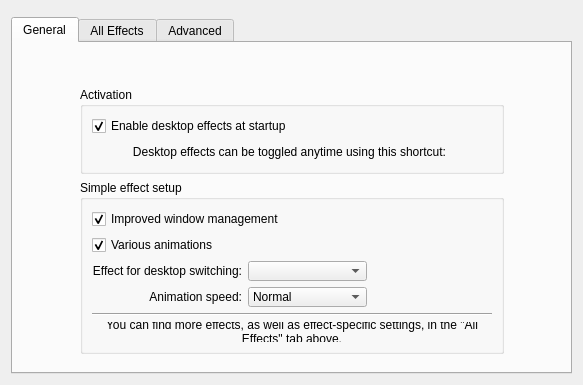
<?xml version="1.0" encoding="UTF-8"?>
<ui version="4.0">
 <class>KWinCompositingConfig</class>
 <widget class="QWidget" name="KWinCompositingConfig">
  <property name="geometry">
   <rect>
    <x>0</x>
    <y>0</y>
    <width>583</width>
    <height>367</height>
   </rect>
  </property>
  <layout class="QVBoxLayout" name="verticalLayout_4">
   <item>
    <widget class="KMessageWidget" name="messageBox">
     <property name="frameShape">
      <enum>QFrame::StyledPanel</enum>
     </property>
     <property name="frameShadow">
      <enum>QFrame::Raised</enum>
     </property>
    </widget>
   </item>
   <item>
    <widget class="QTabWidget" name="tabWidget">
     <property name="currentIndex">
      <number>0</number>
     </property>
     <widget class="QWidget" name="tab">
      <attribute name="title">
       <string>General</string>
      </attribute>
      <layout class="QVBoxLayout" name="verticalLayout_2">
       <item>
        <layout class="QHBoxLayout" name="horizontalLayout_4">
         <item>
          <spacer name="horizontalSpacer_9">
           <property name="orientation">
            <enum>Qt::Horizontal</enum>
           </property>
           <property name="sizeHint" stdset="0">
            <size>
             <width>40</width>
             <height>20</height>
            </size>
           </property>
          </spacer>
         </item>
         <item>
          <widget class="KTitleWidget" name="statusTitleWidget">
           <property name="sizePolicy">
            <sizepolicy hsizetype="Preferred" vsizetype="Preferred">
             <horstretch>0</horstretch>
             <verstretch>0</verstretch>
            </sizepolicy>
           </property>
           <property name="minimumSize">
            <size>
             <width>0</width>
             <height>0</height>
            </size>
           </property>
          </widget>
         </item>
         <item>
          <spacer name="horizontalSpacer_8">
           <property name="orientation">
            <enum>Qt::Horizontal</enum>
           </property>
           <property name="sizeHint" stdset="0">
            <size>
             <width>40</width>
             <height>20</height>
            </size>
           </property>
          </spacer>
         </item>
        </layout>
       </item>
       <item>
        <layout class="QHBoxLayout" name="horizontalLayout_2">
         <property name="spacing">
          <number>0</number>
         </property>
         <item>
          <spacer name="horizontalSpacer_6">
           <property name="orientation">
            <enum>Qt::Horizontal</enum>
           </property>
           <property name="sizeHint" stdset="0">
            <size>
             <width>40</width>
             <height>20</height>
            </size>
           </property>
          </spacer>
         </item>
         <item>
          <widget class="QWidget" name="compositingOptionsContainer" native="true">
           <layout class="QVBoxLayout" name="verticalLayout_3">
            <item>
             <widget class="QGroupBox" name="groupBox_2">
              <property name="title">
               <string>Activation</string>
              </property>
              <property name="flat">
               <bool>true</bool>
              </property>
              <layout class="QVBoxLayout" name="verticalLayout">
               <item>
                <widget class="QCheckBox" name="useCompositing">
                 <property name="text">
                  <string comment="@option:check">Enable desktop effects at startup</string>
                 </property>
                 <property name="checked">
                  <bool>true</bool>
                 </property>
                </widget>
               </item>
               <item>
                <layout class="QHBoxLayout" name="horizontalLayout">
                 <item>
                  <spacer name="horizontalSpacer_5">
                   <property name="orientation">
                    <enum>Qt::Horizontal</enum>
                   </property>
                   <property name="sizeHint" stdset="0">
                    <size>
                     <width>40</width>
                     <height>20</height>
                    </size>
                   </property>
                  </spacer>
                 </item>
                 <item>
                  <widget class="QLabel" name="label_6">
                   <property name="sizePolicy">
                    <sizepolicy hsizetype="MinimumExpanding" vsizetype="Preferred">
                     <horstretch>0</horstretch>
                     <verstretch>0</verstretch>
                    </sizepolicy>
                   </property>
                   <property name="text">
                    <string>Desktop effects can be toggled anytime using this shortcut:</string>
                   </property>
                   <property name="alignment">
                    <set>Qt::AlignRight|Qt::AlignTrailing|Qt::AlignVCenter</set>
                   </property>
                  </widget>
                 </item>
                 <item>
                  <widget class="KKeySequenceWidget" name="toggleEffectsShortcut"/>
                 </item>
                 <item>
                  <spacer name="horizontalSpacer_4">
                   <property name="orientation">
                    <enum>Qt::Horizontal</enum>
                   </property>
                   <property name="sizeHint" stdset="0">
                    <size>
                     <width>40</width>
                     <height>20</height>
                    </size>
                   </property>
                  </spacer>
                 </item>
                </layout>
               </item>
              </layout>
             </widget>
            </item>
            <item>
             <widget class="QGroupBox" name="groupBox">
              <property name="title">
               <string comment="@title:group a few general options to set up desktop effects">Simple effect setup</string>
              </property>
              <property name="flat">
               <bool>true</bool>
              </property>
              <layout class="QGridLayout" name="gridLayout">
               <item row="0" column="0" colspan="3">
                <widget class="QCheckBox" name="effectWinManagement">
                 <property name="text">
                  <string>Improved window management</string>
                 </property>
                 <property name="checked">
                  <bool>true</bool>
                 </property>
                </widget>
               </item>
               <item row="1" column="0" colspan="3">
                <widget class="QCheckBox" name="effectAnimations">
                 <property name="text">
                  <string>Various animations</string>
                 </property>
                 <property name="checked">
                  <bool>true</bool>
                 </property>
                </widget>
               </item>
               <item row="2" column="0">
                <widget class="QLabel" name="label_4">
                 <property name="text">
                  <string>Effect for desktop switching:</string>
                 </property>
                 <property name="alignment">
                  <set>Qt::AlignRight|Qt::AlignTrailing|Qt::AlignVCenter</set>
                 </property>
                </widget>
               </item>
               <item row="2" column="1">
                <widget class="KComboBox" name="desktopSwitchingCombo">
                 <property name="sizePolicy">
                  <sizepolicy hsizetype="Expanding" vsizetype="Fixed">
                   <horstretch>0</horstretch>
                   <verstretch>0</verstretch>
                  </sizepolicy>
                 </property>
                </widget>
               </item>
               <item row="2" column="2">
                <spacer name="horizontalSpacer_2">
                 <property name="orientation">
                  <enum>Qt::Horizontal</enum>
                 </property>
                 <property name="sizeHint" stdset="0">
                  <size>
                   <width>40</width>
                   <height>20</height>
                  </size>
                 </property>
                </spacer>
               </item>
               <item row="3" column="0">
                <widget class="QLabel" name="label_5">
                 <property name="text">
                  <string>Animation speed:</string>
                 </property>
                 <property name="alignment">
                  <set>Qt::AlignRight|Qt::AlignTrailing|Qt::AlignVCenter</set>
                 </property>
                 <property name="buddy">
                  <cstring>animationSpeedCombo</cstring>
                 </property>
                </widget>
               </item>
               <item row="3" column="1">
                <widget class="KComboBox" name="animationSpeedCombo">
                 <property name="sizePolicy">
                  <sizepolicy hsizetype="Expanding" vsizetype="Fixed">
                   <horstretch>0</horstretch>
                   <verstretch>0</verstretch>
                  </sizepolicy>
                 </property>
                 <property name="currentIndex">
                  <number>3</number>
                 </property>
                 <item>
                  <property name="text">
                   <string>Instant</string>
                  </property>
                 </item>
                 <item>
                  <property name="text">
                   <string>Very Fast</string>
                  </property>
                 </item>
                 <item>
                  <property name="text">
                   <string>Fast</string>
                  </property>
                 </item>
                 <item>
                  <property name="text">
                   <string>Normal</string>
                  </property>
                 </item>
                 <item>
                  <property name="text">
                   <string>Slow</string>
                  </property>
                 </item>
                 <item>
                  <property name="text">
                   <string>Very Slow</string>
                  </property>
                 </item>
                 <item>
                  <property name="text">
                   <string>Extremely Slow</string>
                  </property>
                 </item>
                </widget>
               </item>
               <item row="3" column="2">
                <spacer name="horizontalSpacer">
                 <property name="orientation">
                  <enum>Qt::Horizontal</enum>
                 </property>
                 <property name="sizeHint" stdset="0">
                  <size>
                   <width>40</width>
                   <height>20</height>
                  </size>
                 </property>
                </spacer>
               </item>
               <item row="4" column="0" colspan="3">
                <widget class="Line" name="line">
                 <property name="orientation">
                  <enum>Qt::Horizontal</enum>
                 </property>
                </widget>
               </item>
               <item row="5" column="0" colspan="3">
                <widget class="QLabel" name="label">
                 <property name="sizePolicy">
                  <sizepolicy hsizetype="Expanding" vsizetype="Preferred">
                   <horstretch>0</horstretch>
                   <verstretch>0</verstretch>
                  </sizepolicy>
                 </property>
                 <property name="text">
                  <string>You can find more effects, as well as effect-specific settings, in the &quot;All Effects&quot; tab above.</string>
                 </property>
                 <property name="alignment">
                  <set>Qt::AlignCenter</set>
                 </property>
                 <property name="wordWrap">
                  <bool>true</bool>
                 </property>
                </widget>
               </item>
              </layout>
             </widget>
            </item>
           </layout>
          </widget>
         </item>
         <item>
          <spacer name="horizontalSpacer_7">
           <property name="orientation">
            <enum>Qt::Horizontal</enum>
           </property>
           <property name="sizeHint" stdset="0">
            <size>
             <width>40</width>
             <height>20</height>
            </size>
           </property>
          </spacer>
         </item>
        </layout>
       </item>
       <item>
        <spacer>
         <property name="orientation">
          <enum>Qt::Vertical</enum>
         </property>
         <property name="sizeHint" stdset="0">
          <size>
           <width>512</width>
           <height>75</height>
          </size>
         </property>
        </spacer>
       </item>
      </layout>
     </widget>
     <widget class="QWidget" name="tab_2">
      <attribute name="title">
       <string>All Effects</string>
      </attribute>
      <layout class="QVBoxLayout">
       <item>
        <widget class="QLabel" name="label_2">
         <property name="text">
          <string>Hint: To find out or configure how to activate an effect, look at the effect's settings.</string>
         </property>
         <property name="wordWrap">
          <bool>true</bool>
         </property>
        </widget>
       </item>
       <item>
        <layout class="QHBoxLayout" name="horizontalLayout_5">
         <item>
          <widget class="KPluginSelector" name="effectSelector" native="true">
           <property name="sizePolicy">
            <sizepolicy hsizetype="Expanding" vsizetype="Expanding">
             <horstretch>0</horstretch>
             <verstretch>0</verstretch>
            </sizepolicy>
           </property>
           <property name="focusPolicy">
            <enum>Qt::WheelFocus</enum>
           </property>
          </widget>
         </item>
        </layout>
       </item>
      </layout>
     </widget>
     <widget class="QWidget" name="tab_4">
      <attribute name="title">
       <string>Advanced</string>
      </attribute>
      <layout class="QGridLayout" name="gridLayout_6" rowstretch="1,0,0,0,0,0">
       <item row="0" column="2">
        <spacer name="verticalSpacer_2">
         <property name="orientation">
          <enum>Qt::Vertical</enum>
         </property>
         <property name="sizeType">
          <enum>QSizePolicy::Fixed</enum>
         </property>
         <property name="sizeHint" stdset="0">
          <size>
           <width>20</width>
           <height>8</height>
          </size>
         </property>
        </spacer>
       </item>
       <item row="0" column="4" rowspan="6">
        <spacer name="horizontalSpacer_11">
         <property name="orientation">
          <enum>Qt::Horizontal</enum>
         </property>
         <property name="sizeHint" stdset="0">
          <size>
           <width>40</width>
           <height>20</height>
          </size>
         </property>
        </spacer>
       </item>
       <item row="1" column="3">
        <spacer name="horizontalSpacer_13">
         <property name="orientation">
          <enum>Qt::Horizontal</enum>
         </property>
         <property name="sizeHint" stdset="0">
          <size>
           <width>40</width>
           <height>20</height>
          </size>
         </property>
        </spacer>
       </item>
       <item row="5" column="2">
        <spacer name="verticalSpacer_3">
         <property name="orientation">
          <enum>Qt::Vertical</enum>
         </property>
         <property name="sizeHint" stdset="0">
          <size>
           <width>20</width>
           <height>40</height>
          </size>
         </property>
        </spacer>
       </item>
       <item row="4" column="1" colspan="3">
        <widget class="QGroupBox" name="groupBox_3">
         <property name="sizePolicy">
          <sizepolicy hsizetype="MinimumExpanding" vsizetype="Preferred">
           <horstretch>0</horstretch>
           <verstretch>0</verstretch>
          </sizepolicy>
         </property>
         <property name="title">
          <string>General Options</string>
         </property>
         <property name="flat">
          <bool>true</bool>
         </property>
         <layout class="QGridLayout" name="gridLayout_2">
          <item row="0" column="0">
           <widget class="QLabel" name="label_8">
            <property name="sizePolicy">
             <sizepolicy hsizetype="Preferred" vsizetype="Preferred">
              <horstretch>1</horstretch>
              <verstretch>0</verstretch>
             </sizepolicy>
            </property>
            <property name="text">
             <string>Keep window thumbnails:</string>
            </property>
            <property name="alignment">
             <set>Qt::AlignRight|Qt::AlignTrailing|Qt::AlignVCenter</set>
            </property>
            <property name="buddy">
             <cstring>windowThumbnails</cstring>
            </property>
           </widget>
          </item>
          <item row="0" column="1">
           <widget class="KComboBox" name="windowThumbnails">
            <property name="sizePolicy">
             <sizepolicy hsizetype="Preferred" vsizetype="Fixed">
              <horstretch>3</horstretch>
              <verstretch>0</verstretch>
             </sizepolicy>
            </property>
            <item>
             <property name="text">
              <string comment="A window thumbnail requires to have the corresponding window mapped. To have thumbnails at all time, windows are not unmapped. This can break window minimization as it is modelled as unmapping of windows.">Always (Breaks minimization)</string>
             </property>
            </item>
            <item>
             <property name="text">
              <string comment="Windows are not unmapped if the window is somewhere visible on any of the virtual desktops.">Only for Shown Windows</string>
             </property>
            </item>
            <item>
             <property name="text">
              <string comment="Windows are unmapped as they are requested. This can lead to not having updated thumbnials for windows on other desktops.">Never</string>
             </property>
            </item>
           </widget>
          </item>
          <item row="1" column="0">
           <widget class="QLabel" name="scaleMethodLabel">
            <property name="sizePolicy">
             <sizepolicy hsizetype="Preferred" vsizetype="Preferred">
              <horstretch>1</horstretch>
              <verstretch>0</verstretch>
             </sizepolicy>
            </property>
            <property name="text">
             <string>Scale method:</string>
            </property>
            <property name="alignment">
             <set>Qt::AlignRight|Qt::AlignTrailing|Qt::AlignVCenter</set>
            </property>
            <property name="buddy">
             <cstring>xrScaleFilter</cstring>
            </property>
           </widget>
          </item>
          <item row="1" column="1">
           <layout class="QHBoxLayout" name="horizontalLayout_3">
            <property name="spacing">
             <number>0</number>
            </property>
            <item>
             <widget class="QComboBox" name="xrScaleFilter">
              <property name="toolTip">
               <string>&lt;!DOCTYPE HTML PUBLIC &quot;-//W3C//DTD HTML 4.0//EN&quot; &quot;http://www.w3.org/TR/REC-html40/strict.dtd&quot;&gt;
&lt;html&gt;&lt;head&gt;&lt;meta name=&quot;qrichtext&quot; content=&quot;1&quot; /&gt;&lt;style type=&quot;text/css&quot;&gt;
p, li { white-space: pre-wrap; }
&lt;/style&gt;&lt;/head&gt;&lt;body style=&quot; font-family:'Segoe'; font-size:8pt; font-weight:400; font-style:normal;&quot;&gt;
&lt;p style=&quot; margin-top:0px; margin-bottom:0px; margin-left:0px; margin-right:0px; -qt-block-indent:0; text-indent:0px;&quot;&gt;&lt;span style=&quot; font-weight:600;&quot;&gt;Crisp:&lt;/span&gt;&lt;/p&gt;
&lt;p style=&quot; margin-top:0px; margin-bottom:0px; margin-left:0px; margin-right:0px; -qt-block-indent:0; text-indent:0px;&quot;&gt;&lt;span style=&quot; font-style:italic;&quot;&gt;XRenderSetPictureFilter(&amp;quot;fast&amp;quot;)&lt;/span&gt; -  Pretty fast on all GPUs but looks bricky&lt;/p&gt;
&lt;p style=&quot;-qt-paragraph-type:empty; margin-top:0px; margin-bottom:0px; margin-left:0px; margin-right:0px; -qt-block-indent:0; text-indent:0px;&quot;&gt;&lt;/p&gt;
&lt;p style=&quot; margin-top:0px; margin-bottom:0px; margin-left:0px; margin-right:0px; -qt-block-indent:0; text-indent:0px;&quot;&gt;&lt;span style=&quot; font-weight:600;&quot;&gt;Smooth:&lt;/span&gt;&lt;/p&gt;
&lt;p style=&quot; margin-top:0px; margin-bottom:0px; margin-left:0px; margin-right:0px; -qt-block-indent:0; text-indent:0px;&quot;&gt;&lt;span style=&quot; font-style:italic;&quot;&gt;XRenderSetPictureFilter(&amp;quot;good&amp;quot;) &lt;/span&gt;- linear blending.&lt;/p&gt;
&lt;p style=&quot; margin-top:0px; margin-bottom:0px; margin-left:0px; margin-right:0px; -qt-block-indent:0; text-indent:0px;&quot;&gt;Fast enough on newer nvidia GPUs and maybe others but also can be &lt;span style=&quot; text-decoration: underline;&quot;&gt;very&lt;/span&gt; slow, you will have to try it.&lt;/p&gt;&lt;/body&gt;&lt;/html&gt;</string>
              </property>
              <property name="currentIndex">
               <number>0</number>
              </property>
              <item>
               <property name="text">
                <string>Crisp</string>
               </property>
              </item>
              <item>
               <property name="text">
                <string>Smooth (slower)</string>
               </property>
              </item>
             </widget>
            </item>
           </layout>
          </item>
          <item row="2" column="0" colspan="2">
           <widget class="QCheckBox" name="unredirectFullscreen">
            <property name="text">
             <string>Suspend desktop effects for fullscreen windows</string>
            </property>
           </widget>
          </item>
         </layout>
        </widget>
       </item>
       <item row="0" column="0" rowspan="6">
        <spacer name="horizontalSpacer_10">
         <property name="orientation">
          <enum>Qt::Horizontal</enum>
         </property>
         <property name="sizeHint" stdset="0">
          <size>
           <width>40</width>
           <height>20</height>
          </size>
         </property>
        </spacer>
       </item>
       <item row="2" column="2">
        <spacer name="verticalSpacer">
         <property name="orientation">
          <enum>Qt::Vertical</enum>
         </property>
         <property name="sizeHint" stdset="0">
          <size>
           <width>20</width>
           <height>40</height>
          </size>
         </property>
        </spacer>
       </item>
       <item row="1" column="2">
        <layout class="QGridLayout" name="gridLayout_5">
         <item row="0" column="0">
          <widget class="QLabel" name="label_7">
           <property name="sizePolicy">
            <sizepolicy hsizetype="Preferred" vsizetype="Preferred">
             <horstretch>1</horstretch>
             <verstretch>0</verstretch>
            </sizepolicy>
           </property>
           <property name="text">
            <string>Compositing type:</string>
           </property>
           <property name="alignment">
            <set>Qt::AlignRight|Qt::AlignTrailing|Qt::AlignVCenter</set>
           </property>
           <property name="buddy">
            <cstring>compositingType</cstring>
           </property>
          </widget>
         </item>
         <item row="0" column="1">
          <widget class="KComboBox" name="compositingType">
           <property name="sizePolicy">
            <sizepolicy hsizetype="Preferred" vsizetype="Fixed">
             <horstretch>3</horstretch>
             <verstretch>0</verstretch>
            </sizepolicy>
           </property>
           <item>
            <property name="text">
             <string>XRender</string>
            </property>
           </item>
           <item>
            <property name="text">
             <string>None</string>
            </property>
           </item>
          </widget>
         </item>
        </layout>
       </item>
       <item row="1" column="1">
        <spacer name="horizontalSpacer_12">
         <property name="orientation">
          <enum>Qt::Horizontal</enum>
         </property>
         <property name="sizeHint" stdset="0">
          <size>
           <width>40</width>
           <height>20</height>
          </size>
         </property>
        </spacer>
       </item>
      </layout>
     </widget>
    </widget>
   </item>
  </layout>
 </widget>
 <customwidgets>
  <customwidget>
   <class>KKeySequenceWidget</class>
   <extends>QWidget</extends>
   <header>kkeysequencewidget.h</header>
  </customwidget>
  <customwidget>
   <class>KComboBox</class>
   <extends>QComboBox</extends>
   <header>kcombobox.h</header>
  </customwidget>
  <customwidget>
   <class>KTitleWidget</class>
   <extends>QWidget</extends>
   <header>ktitlewidget.h</header>
  </customwidget>
  <customwidget>
   <class>KPluginSelector</class>
   <extends>QWidget</extends>
   <header>kpluginselector.h</header>
   <container>1</container>
  </customwidget>
  <customwidget>
   <class>KMessageWidget</class>
   <extends>QFrame</extends>
   <header>kmessagewidget.h</header>
   <container>1</container>
  </customwidget>
 </customwidgets>
 <tabstops>
  <tabstop>tabWidget</tabstop>
  <tabstop>useCompositing</tabstop>
  <tabstop>effectWinManagement</tabstop>
  <tabstop>effectAnimations</tabstop>
  <tabstop>desktopSwitchingCombo</tabstop>
  <tabstop>animationSpeedCombo</tabstop>
  <tabstop>effectSelector</tabstop>
  <tabstop>compositingType</tabstop>
  <tabstop>windowThumbnails</tabstop>
  <tabstop>xrScaleFilter</tabstop>
  <tabstop>unredirectFullscreen</tabstop>
 </tabstops>
 <resources/>
 <connections/>
</ui>
